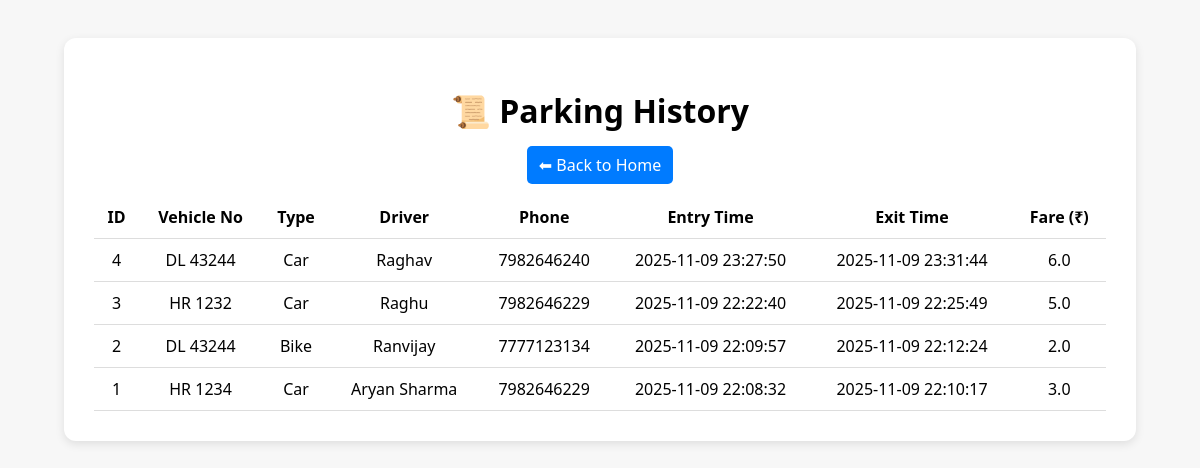
The app's page /history with its own data.
### tables this page shows
CREATE TABLE history (
                id INTEGER PRIMARY KEY AUTOINCREMENT,
                vehicle_number TEXT,
                vehicle_type TEXT,
                driver_name TEXT,
                phone TEXT,
                entry_time TEXT,
                exit_time TEXT,
                fare REAL
            );

### app.py (the view)
@app.route("/history")
def history():
    history_data = metrics.get_parking_history()
    return render_template("history.html", records=history_data)

### services/db_service.py (called while the page is built)
    def connect(self):
        return sqlite3.connect(self.db_path)

    def get_all_history(self):
        conn = self.connect()
        cursor = conn.cursor()
        cursor.execute("SELECT * FROM history ORDER BY id DESC")
        records = cursor.fetchall()
        conn.close()
        return records

### services/metrics_service.py (called while the page is built)
    def get_parking_history(self):
        return self.db.get_all_history()

### templates/history.html (shortened to what this page needs)
<!DOCTYPE html>
<html lang="en">
<head>
    <link rel="stylesheet" href="{{ url_for('static', filename='style.css') }}">
</head>
<body>
    <div class="container">
        <h1>📜 Parking History</h1>
        <a href="/" class="btn">⬅ Back to Home</a>
        <table>
            <tr>
                <th>ID</th><th>Vehicle No</th><th>Type</th><th>Driver</th><th>Phone</th>
                <th>Entry Time</th><th>Exit Time</th><th>Fare (₹)</th>
            </tr>
            {% for record in records %}
            <tr>
                <td>{{ record[0] }}</td>
                <td>{{ record[1] }}</td>
                <td>{{ record[2] }}</td>
                <td>{{ record[3] }}</td>
                <td>{{ record[4] }}</td>
                <td>{{ record[5] }}</td>
                <td>{{ record[6] }}</td>
                <td>{{ record[7] }}</td>
            </tr>
            {% endfor %}
        </table>
    </div>
</body>
</html>

### static/style.css (style rules this page uses)
body { font-family: 'Segoe UI', sans-serif; background-color: #f7f7f7; padding: 30px; text-align: center; }
.container { background: white; padding: 30px; margin: auto; width: 90%; border-radius: 12px; box-shadow: 0px 3px 10px rgba(0,0,0,0.1); }
button, .btn { padding: 8px 12px; background-color: #007bff; border: none; color: white; border-radius: 5px; cursor: pointer; text-decoration: none; }
table { width: 100%; margin-top: 20px; border-collapse: collapse; }
th, td { border-bottom: 1px solid #ddd; padding: 10px; text-align: center; }

### records on screen
history: id "4", vehicle_number "DL 43244", vehicle_type "Car", driver_name "Raghav", phone "7982646240", entry_time "2025-11-09 23:27:50", exit_time "2025-11-09 23:31:44", fare "6.0"
history: id "3", vehicle_number "HR 1232", vehicle_type "Car", driver_name "Raghu", phone "7982646229", entry_time "2025-11-09 22:22:40", exit_time "2025-11-09 22:25:49", fare "5.0"
history: id "2", vehicle_number "DL 43244", vehicle_type "Bike", driver_name "Ranvijay", phone "7777123134", entry_time "2025-11-09 22:09:57", exit_time "2025-11-09 22:12:24", fare "2.0"
history: id "1", vehicle_number "HR 1234", vehicle_type "Car", driver_name "Aryan Sharma", phone "7982646229", entry_time "2025-11-09 22:08:32", exit_time "2025-11-09 22:10:17", fare "3.0"
